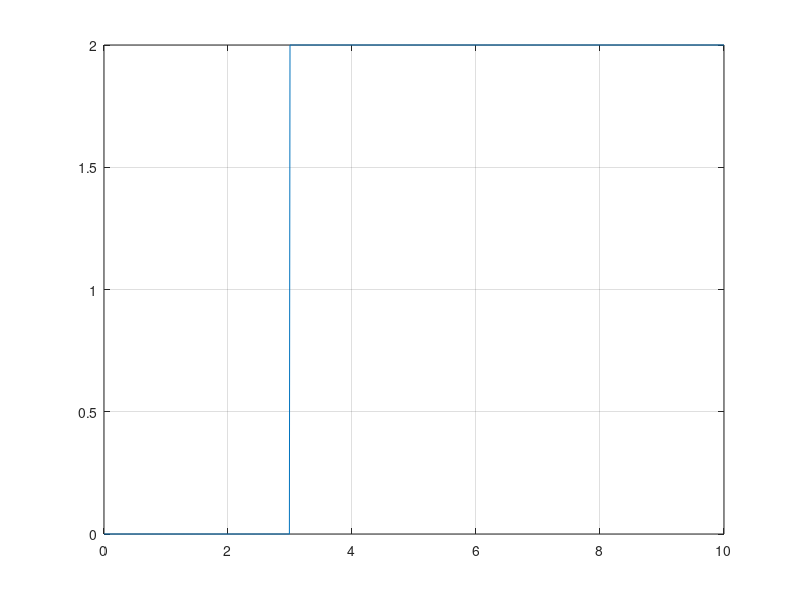

Reproduce this figure in MATLAB.
clear all;
close all;
clc;

theta_T = 3;
a=2;

n=1;
for t=0:0.01:10
    y2=a*(t>=theta_T);
    if(t<theta_T)
        y(n)=0;
    else
        y(n)=2;
    end

    t_array(n)=t;

    n=n+1;
end
plot(t_array,y); 
grid on;
%t=[0:0.01:10];
%y2=a*(t>=theta_T);
%figure; plot(t,y2); 
%grid on;